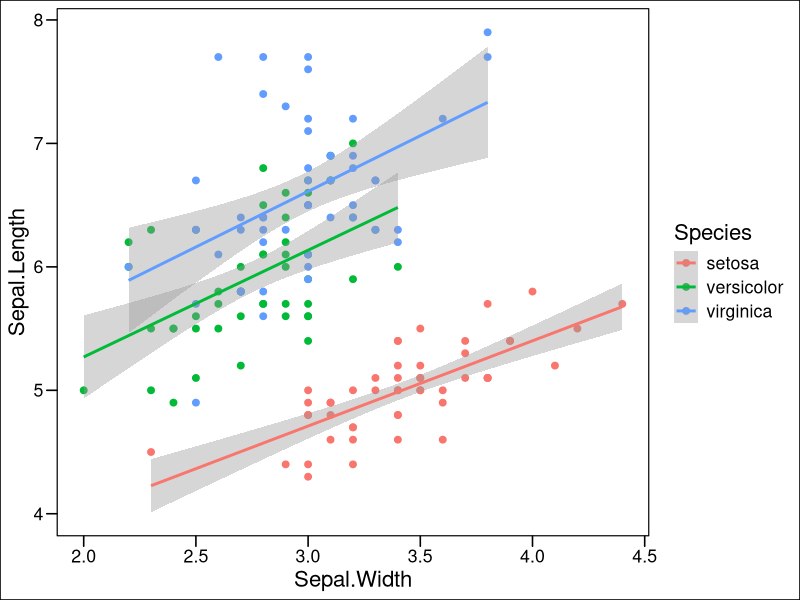

This chart was generated by the following R code:
## ---- chunk 1
library(tidyverse)
library(ggthemes)
irisData <- iris
newIrisData <- irisData %>%
  summarise(Sepal.Length, Sepal.Width, Species)

linearModel <- lm(Sepal.Length ~ Sepal.Width,data = newIrisData)
summary(linearModel)

p <- ggplot(data = newIrisData, aes(x = Sepal.Width, y = Sepal.Length, color = Species)) + 
  geom_point(size = 2) + 
  stat_smooth(method = "lm")
p + theme_base()
